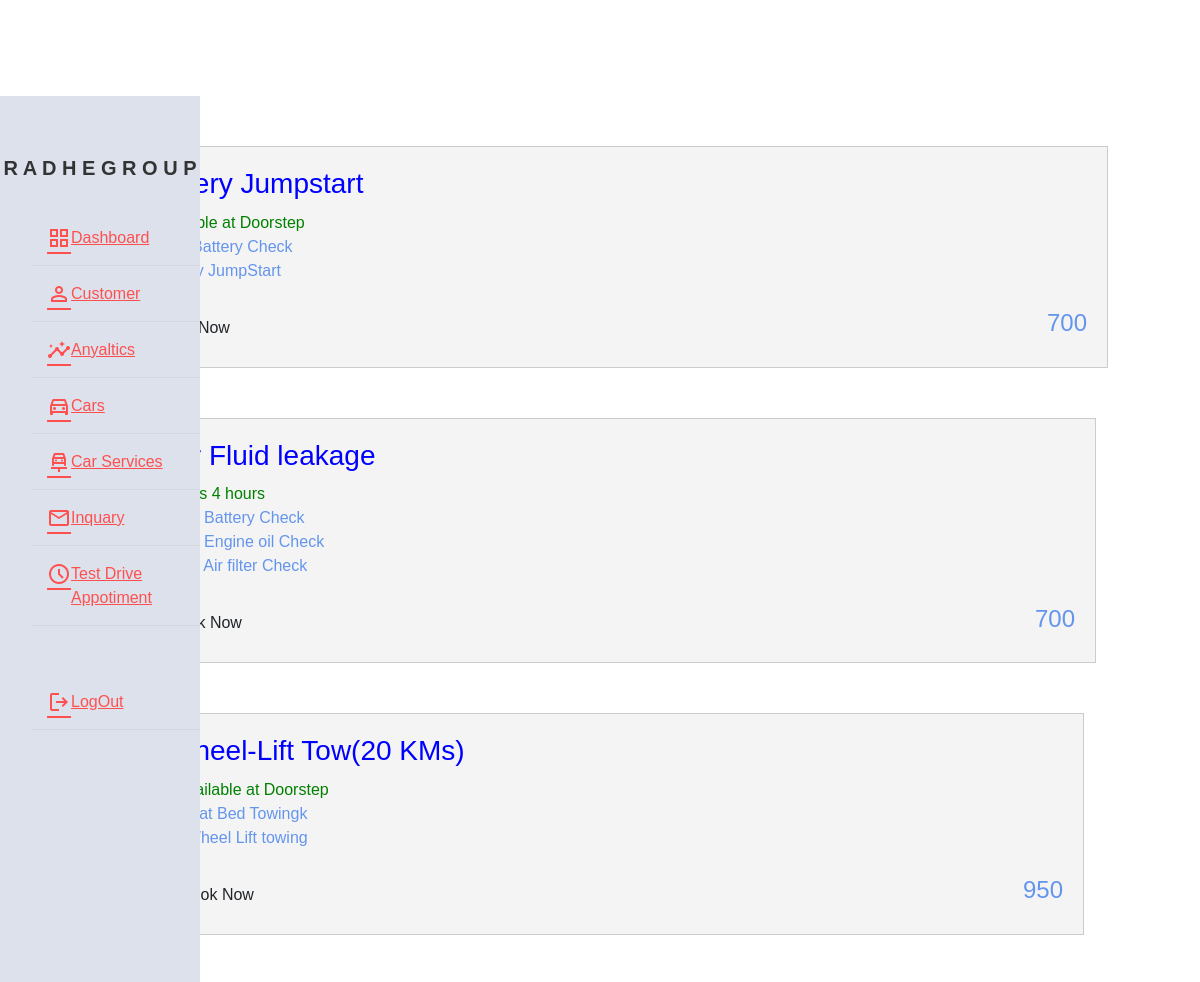
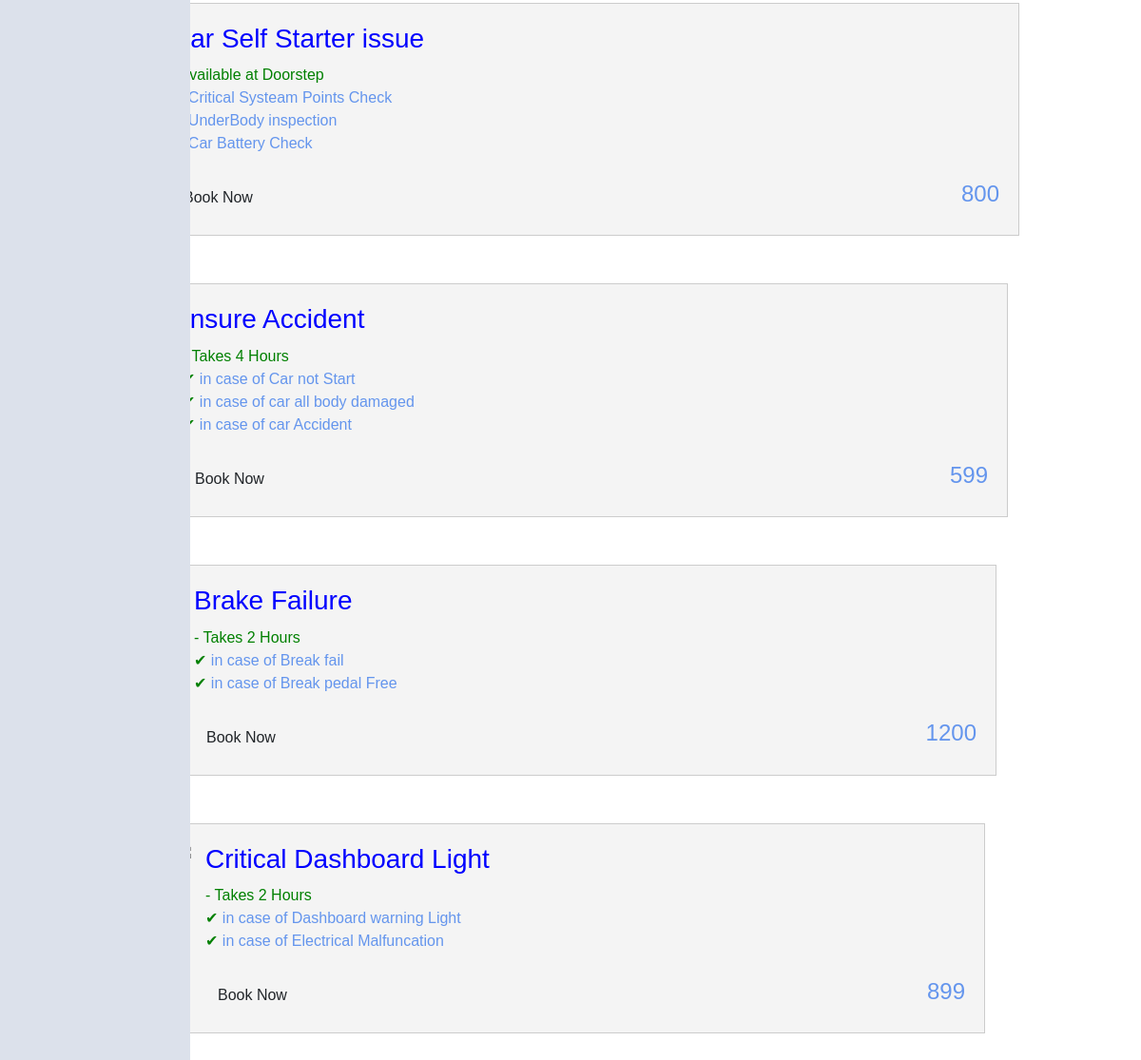
Page /SOS.php on the committed database (2 pictures, top to bottom).
### tables this page shows
CREATE TABLE `car_sos` (
  `service_id` int(50) NOT NULL,
  `img_url` varchar(100) NOT NULL,
  `header` varchar(150) NOT NULL,
  `service_name` varchar(150) NOT NULL,
  `warranty` varchar(100) NOT NULL,
  `Description` varchar(500) NOT NULL,
  `service_book` varchar(100) NOT NULL,
  `price` int(100) NOT NULL
);

### SOS.php (the view, shortened to what this page needs)
<!DOCTYPE html>
<html lang="en">
<head>
    <link href="https://cdn.jsdelivr.net/npm/bootstrap@5.0.2/dist/css/bootstrap.min.css" rel="stylesheet">
</head>
<body>
    <br><br><br><br>
    <?php include "nav.php" ;
    $servername = "localhost";
        $username = "root";
        $pass = "";
        $database = "car sales and service";
        $conn = mysqli_connect($servername,$username,$pass,$database);
        $sql = "SELECT * FROM car_sos";
        $result = $conn->query($sql);
if ($result->num_rows > 0) {
    while($row = $result->fetch_assoc()) {
        echo "<div class = 'container'>";
        echo "<div class ='box'>";
        echo "<div class = 'contact-info'>";
        echo "<h3>" .$row["service_name"] . "</h3>";
        echo "<ul>";
        echo "<li> - " .$row["warranty"] . "</li>";
        echo "</ul>";
        echo "<p>";
$details = explode(",", $row["Description"]);
foreach ($details as $detail) {
    echo "<span style='color: green;'>&#10004;</span> " . trim($detail) . "<br>";
}
echo "</p>";
        echo "<div class='fes1'>";
        echo "<a href = '" .$row["service_book"] . "'class='btn'>Book Now</a>";
        echo "<h4>" .$row["price"] . "</h4>";
        echo "</div>";
        echo "</div>";
        echo "</div>";
    }
} else {
    echo "No services found";
}
?>
</body>
</html>

### nav.php (shortened to what this page needs)
<!DOCTYPE html>
<html>
<head>
</head>
<body>
    <div class="wrapper">
        <div class="sidebar">
            <h2>
                <span>R</span>
                <span>a</span>
                <span>d</span>
                <span>h</span>
                <span>e</span>
                <span>G</span>
                <span>r</span>
                <span>o</span>
                <span>u</span>
                <span>p</span>
            </h2>
            <ul>
                <li>
                    <a href="admin.php">
                        <span class="material-symbols-outlined">grid_view</span>Dashboard</a>
                </li>
                <li class="dropdown" id="customerDropdown">
                    <a href="admin.php">
                        <span class="material-symbols-outlined">person_outline</span>
                        Customer</a>
                </li>
                <li class="dropdown" id="customerDropdown">
                    <a href="admin.php">
                        <span class="material-symbols-outlined">insights</span>Anyaltics
                    </a>
                </li>
                <li class="dropdown" id="customerDropdown">
                    <a href="Adminpurchase.php">
                        <span class="material-symbols-outlined">directions_car</span>Cars
                    </a>
                </li>
                <li class="dropdown" id="customerDropdown">
                    <a href="admin.php">
                        <span class="material-symbols-outlined"> car_repair</span>Car Services
                    </a>
                </li>
                <li class="dropdown" id="customerDropdowan">
                    <a href="admin.php">
                        <span class="material-symbols-outlined">mail </span>Inquary
                    </a>
                </li>
                <li>
                    <a href="testdrive.php">
                    <span class="material-symbols-outlined">schedule</span>Test Drive Appotiment
</a>
                </li>
                <br><br>
                <li>
                    <a href="logout.php">
                        <span class="material-symbols-outlined">logout</span>
                        LogOut</a>
                </li>
            </ul>
        </div>
</body>
</html>

### SOS.php (style rules this page uses)
body { background-image: url('img/hero-bg.jpg'); font-family: Arial, sans-serif; }
.container { width: 100%; max-width: 1000px; margin: 0 auto; }
.container h3 { color:#f4f4f4; }
.box { display: flex; border: 1px solid #ccc; background-color: #f4f4f4; margin: 50px 50px; padding: 20px; box-sizing: border-box; color: cornflowerblue; }
.contact-info { flex: 1; display: flex; flex-direction: column; justify-content: space-between; }
.contact-info h3 { margin-bottom: 10px; color:blue; }
.contact-info ul { list-style: none; padding: 0; margin: 0; }
.contact-info li { color: green; }
.fes1 { display: flex; justify-content: space-between; align-items: center; margin-top: 10px; }
.btn { background-color: #007BFF; color: #fff; padding: 8px 15px; text-decoration: none; border-radius: 5px; transition: background-color 0.3s; }

### nav.php (style rules this page uses)
* { margin: 0; padding: 0; box-sizing: border-box; list-style: none; text-decoration: none; font-family: 'Poppins', sans-serif; }
.wrapper { display: grid; position: relative; }
.wrapper .sidebar { width: 200px; height: 100%; background: #dce1eb; padding: 30px 0px; grid-template-columns: 14rem auto 14rem; position: fixed; }
.wrapper .sidebar h2 { background-color: transparent; color: #ff3333; text-transform: uppercase; text-align: center; padding-top: 30px; margin-bottom: 30px; font-size: 20px; font-weight: bold; color: #333; transition: color 0.3s ease-in; }
.wrapper .sidebar ul li { padding: 15px; border-bottom: 1px solid #bdb8d7; border-bottom: 1px solid rgba(0, 0, 0, 0.05); border-top: 1px solid rgba(255, 255, 255, 0.05); }
.wrapper .sidebar ul li a { color: #ff5050; display: flex; transition: background-color 0.3s ease; transition: all .2s ease-out; }

### rows in the picture
car_sos: service_name "Battery Jumpstart", warranty "Available at Doorstep", Description "Car Battery Check", Description "Battry JumpStart", price "700"
car_sos: service_name "Car Fluid leakage", warranty "Takes 4 hours", Description "Car Battery Check", Description "Car Engine oil Check", Description "Car Air filter Check", price "700"
car_sos: service_name "Wheel-Lift Tow(20 KMs)", warranty "Available at Doorstep", Description "Flat Bed Towingk", Description "Wheel Lift towing", price "950"
car_sos: service_name "Car Self Starter issue", warranty "Available at Doorstep", Description "Critical Systeam Points Check", Description "UnderBody inspection", Description "Car Battery Check", price "800"
car_sos: service_name "Insure Accident", warranty "Takes 4 Hours", Description "in case of Car not Start", Description "in case of car all body damaged", Description "in case of car Accident", price "599"
car_sos: service_name "Brake Failure", warranty "Takes 2 Hours", Description "in case of Break fail", Description "in case of Break pedal Free", price "1200"
car_sos: service_name "Critical Dashboard Light", warranty "Takes 2 Hours", Description "in case of Dashboard warning Light", Description "in case of Electrical Malfuncation", price "899"
